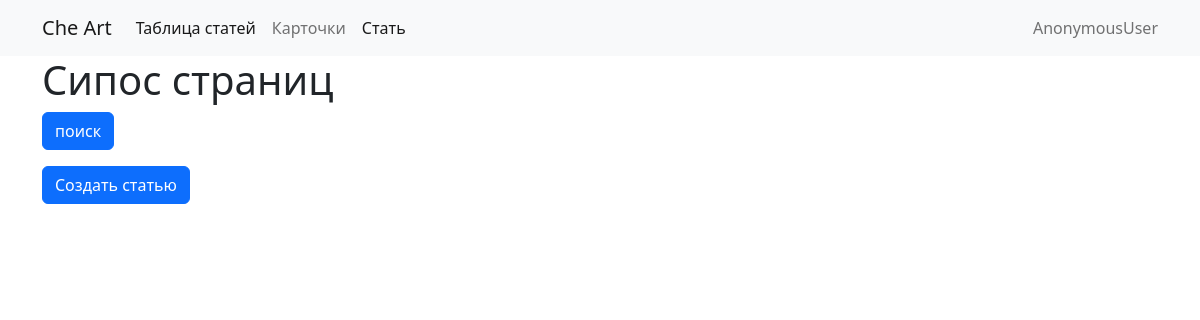
Before: /page/ with the older database file.
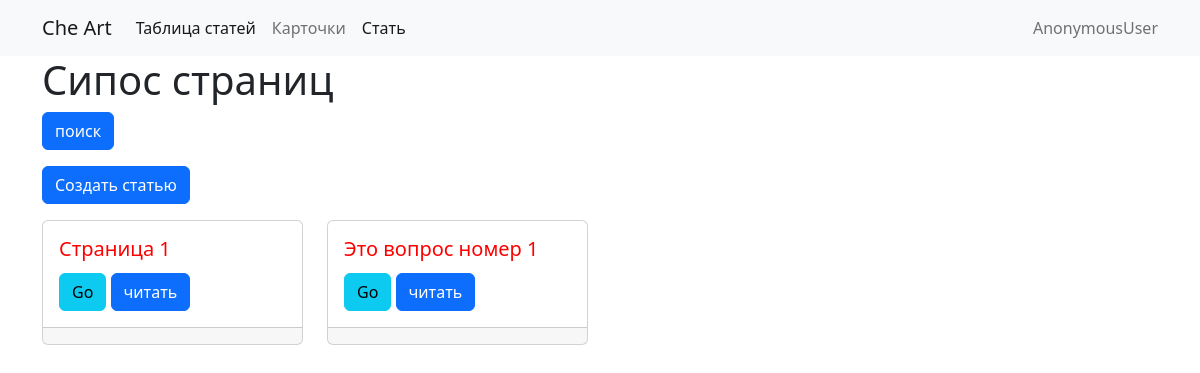
After: the same page with the newer database file.
### pageapp/models.py (models this page shows, shortened)
class Page(models.Model):
    name = models.CharField(max_length=255)
    text = models.TextField()
    category = models.ForeignKey(Category,on_delete=models.CASCADE)
    slug = models.SlugField(unique=True)
    headline = models.CharField(max_length=100)
    def get_absolute_url(self):
        from django.urls import reverse
        return reverse('page-detail', kwargs={'slug' : self.slug,'category':self.category.slug})

### pageapp/views.py (the view)
# urls.py: path('page/',PageList.as_view(),name="page-list"),
class PageList(ListView):
    model = Page

### pageapp/templates/pageapp/page_list.html (shortened to what this page needs)
{% extends "base.html" %}
{% block content%}
<h1 > Сипос страниц</h1>
<form>
            <button type="submit" class="btn btn-primary mb-3">поиск</button>
</form>
<a href="{% url 'article-create' %}" class="btn btn-primary mb-3">Создать статью</a>
<div class="row row-cols-1 row-cols-lg-1 row-cols-xl-4 row-cols-md-2 g-4">
    {% for art in page_list%}
    <div class="col">
        <div class="card h-100"  >
            <div class="card-body">
                <h5 class="card-title">{{art.name|capfirst}}</h5>
                <a href="https://doi.org/{{art.doi}}" target="_blank" class="btn btn-info">Go</a>
                <a href="{{art.get_absolute_url}}"  class="btn btn-primary ">читать</a>
            </div>
            <div class="card-footer">
            </div>
        </div>
    </div>
    {%endfor%}
</div>
{%endblock%}

Changed rows visible on the page:
added Page: name "Страница 1"
added Page: name "Это вопрос номер 1"
